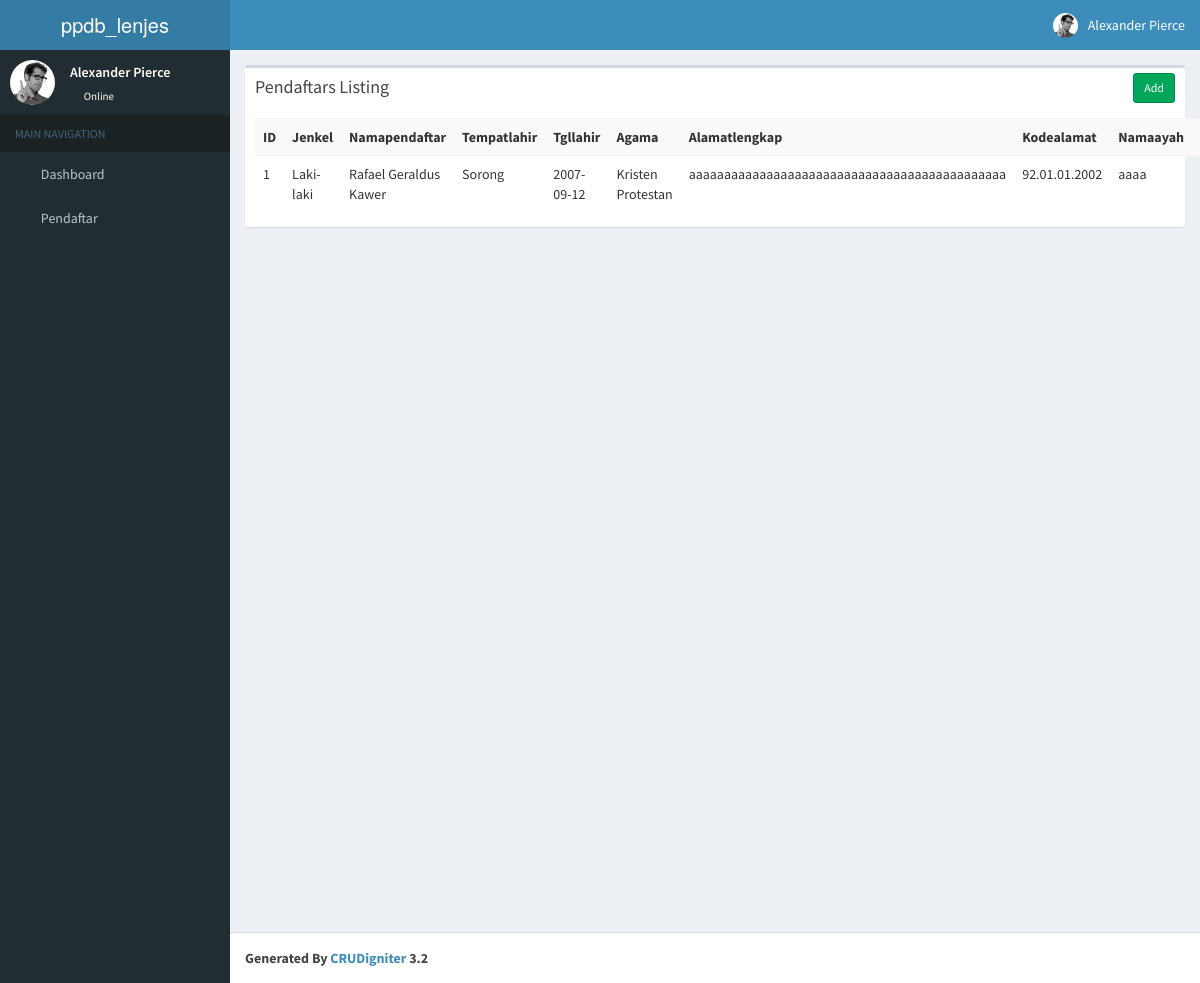
/index.php/pendaftar, run on the app's committed database.
### tables this page shows
CREATE TABLE `tbl_pendaftar` (
  `id` int(11) NOT NULL,
  `nisn` varchar(45) NOT NULL,
  `nik` varchar(45) NOT NULL,
  `namapendaftar` varchar(45) DEFAULT NULL,
  `tempatlahir` varchar(45) DEFAULT NULL,
  `tgllahir` date DEFAULT NULL,
  `jenkel` varchar(45) DEFAULT NULL,
  `agama` varchar(45) DEFAULT NULL,
  `alamatlengkap` varchar(45) DEFAULT NULL,
  `kodealamat` varchar(45) DEFAULT NULL,
  `namaayah` varchar(45) DEFAULT NULL,
  `namaibu` varchar(45) DEFAULT NULL,
  `pekerjaanayah` varchar(45) DEFAULT NULL,
  `pekerjaanibu` varchar(45) DEFAULT NULL,
  `nomorhp` varchar(45) DEFAULT NULL,
  `asalsekolah` varchar(45) DEFAULT NULL,
  `sekolahtujuan` varchar(45) NOT NULL,
  `tgldaftar` date DEFAULT NULL,
  `filefoto` longblob
);

### application/controllers/Pendaftar.php (called while the page is built, shortened)
<?php
class Pendaftar extends CI_Controller{
    function __construct()
    {
        $this->load->model('Pendaftar_model');
    }
    function index()
    {
        $params['limit'] = RECORDS_PER_PAGE;
        $params['offset'] = ($this->input->get('per_page')) ? $this->input->get('per_page') : 0;
        $data['pendaftars'] = $this->Pendaftar_model->get_all_pendaftars($params);
        $data['_view'] = 'pendaftar/index';
        $this->load->view('layouts/main',$data);
    }
}

### index.php (called while the page is built, shortened)
<?php
require_once BASEPATH.'core/CodeIgniter.php';

### application/models/Pendaftar_model.php (called while the page is built, shortened)
<?php
class Pendaftar_model extends CI_Model
{
    function get_all_pendaftars_count()
    {
        $this->db->from('tbl_pendaftar');
        return $this->db->count_all_results();
    }
    function get_all_pendaftars($params = array())
    {
        $this->db->order_by('id', 'desc');
        if(isset($params) && !empty($params))
        {
            $this->db->limit($params['limit'], $params['offset']);
        }
        return $this->db->get('tbl_pendaftar')->result_array();
    }
}

### application/views/pendaftar/index.php (the view, shortened to what this page needs)
<div class="row">
    <div class="col-md-12">
        <div class="box">
            <div class="box-header">
                <h3 class="box-title">Pendaftars Listing</h3>
            	<div class="box-tools">
                    <a href="<?php echo site_url('pendaftar/add'); ?>" class="btn btn-success btn-sm">Add</a>
                </div>
            </div>
            <div class="box-body">
                <table class="table table-striped">
                    <tr>
						<th>ID</th>
						<th>Jenkel</th>
						<th>Namapendaftar</th>
						<th>Tempatlahir</th>
						<th>Tgllahir</th>
						<th>Agama</th>
						<th>Alamatlengkap</th>
						<th>Kodealamat</th>
						<th>Namaayah</th>
						<th>Namaibu</th>
                    </tr>
                    <?php foreach($pendaftars as $t){ ?>
                    <tr>
						<td><?php echo $t['id']; ?></td>
						<td><?php echo $t['jenkel']; ?></td>
						<td><?php echo $t['namapendaftar']; ?></td>
						<td><?php echo $t['tempatlahir']; ?></td>
						<td><?php echo $t['tgllahir']; ?></td>
						<td><?php echo $t['agama']; ?></td>
						<td><?php echo $t['alamatlengkap']; ?></td>
						<td><?php echo $t['kodealamat']; ?></td>
						<td><?php echo $t['namaayah']; ?></td>
						<td><?php echo $t['namaibu']; ?></td>
                    </tr>
                    <?php } ?>
                </table>
            </div>
        </div>
    </div>
</div>

### application/views/layouts/main.php (shortened to what this page needs)
<!DOCTYPE html>
<html>
    <head>
        <link rel="stylesheet" href="<?php echo site_url('resources/css/bootstrap.min.css');?>">
        <link rel="stylesheet" href="<?php echo site_url('resources/css/font-awesome.min.css');?>">
        <link rel="stylesheet" href="https://cdnjs.cloudflare.com/ajax/libs/ionicons/2.0.1/css/ionicons.min.css">
        <link rel="stylesheet" href="<?php echo site_url('resources/css/bootstrap-datetimepicker.min.css');?>">
        <link rel="stylesheet" href="<?php echo site_url('resources/css/AdminLTE.min.css');?>">
        <link rel="stylesheet" href="<?php echo site_url('resources/css/_all-skins.min.css');?>">
    </head>
    <body class="hold-transition skin-blue sidebar-mini">
        <div class="wrapper">
            <header class="main-header">
                <a href="" class="logo">
                    <span class="logo-lg">ppdb_lenjes</span>
                </a>
                <nav class="navbar navbar-static-top">
                    <a href="#" class="sidebar-toggle" data-toggle="offcanvas" role="button">
                    </a>
                    <div class="navbar-custom-menu">
                        <ul class="nav navbar-nav">
                            <li class="dropdown user user-menu">
                                <a href="#" class="dropdown-toggle" data-toggle="dropdown">
                                    <img src="<?php echo site_url('resources/img/user2-160x160.jpg');?>" class="user-image" alt="User Image">
                                    <span class="hidden-xs">Alexander Pierce</span>
                                </a>
                            </li>
                        </ul>
                    </div>
                </nav>
            </header>
            <aside class="main-sidebar">
                <section class="sidebar">
                    <div class="user-panel">
                        <div class="pull-left image">
                            <img src="<?php echo site_url('resources/img/user2-160x160.jpg');?>" class="img-circle" alt="User Image">
                        </div>
                        <div class="pull-left info">
                            <p>Alexander Pierce</p>
                            <a href="#"><i class="fa fa-circle text-success"></i> Online</a>
                        </div>
                    </div>
                    <ul class="sidebar-menu">
                        <li class="header">MAIN NAVIGATION</li>
                        <li>
                            <a href="<?php echo site_url();?>">
                                <i class="fa fa-dashboard"></i> <span>Dashboard</span>
                            </a>
                        </li>
						<li>
                            <a href="#">
                                <i class="fa fa-users"></i> <span>Pendaftar</span>
                            </a>
                        </li>
                    </ul>
                </section>
            </aside>
            <div class="content-wrapper">
                <section class="content">
                    <?php
                    if(isset($_view) && $_view)
                        $this->load->view($_view);
                    ?>
                </section>
            </div>
            <footer class="main-footer">
                <strong>Generated By <a href="http://www.crudigniter.com/">CRUDigniter</a> 3.2</strong>
            </footer>
        </div>
    </body>
</html>

### data on the page
tbl_pendaftar: id "1", jenkel "Laki-laki", namapendaftar "Rafael Geraldus Kawer", tempatlahir "Sorong", tgllahir "2007-09-12", agama "Kristen Protestan", alamatlengkap "aaaaaaaaaaaaaaaaaaaaaaaaaaaaaaaaaaaaaaaaaaaaa", kodealamat "92.01.01.2002", namaayah "aaaa"
